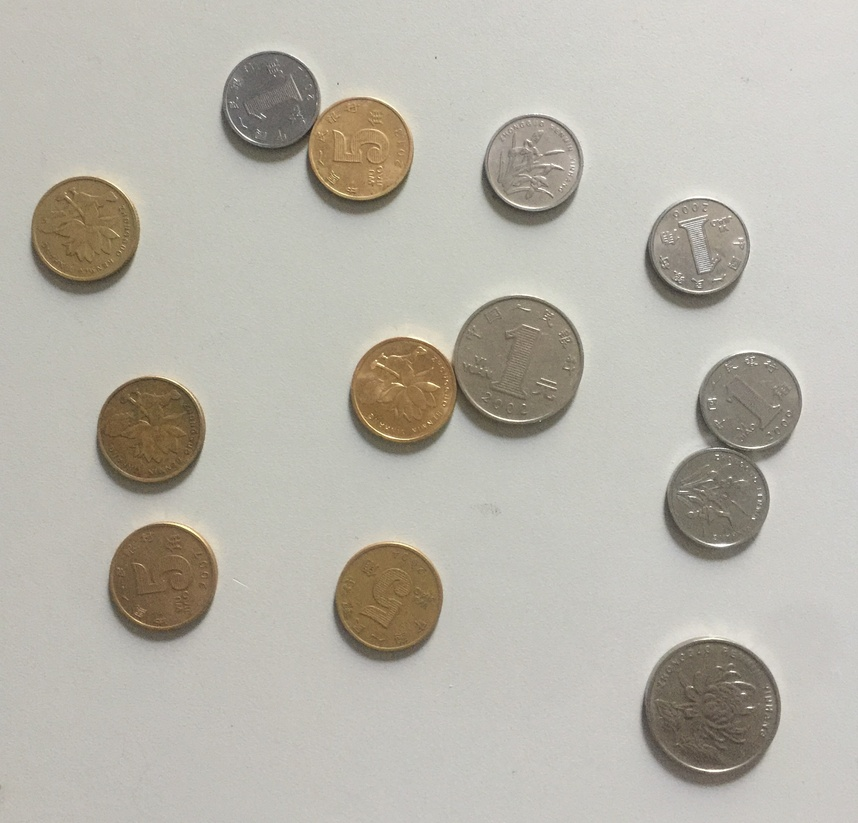
#> input picture Fourth-experiment/coin.jpg, 858 x 823 px, shrunk from 2417 x 2318 before the run
$ python '任务一.py'
#> lines starting #> are read from the running program, lines starting #| are printed output that depends on the picture; after the words box and inside, x2 and y2 are one past the last pixel; in counts of white or black regions, pixels touching at a corner belong together
import cv2
import numpy as np
import matplotlib.pyplot as plt
#读取图像
img = cv2.imread('coin.jpg')
#> img is the input picture: shape (823, 858, 3); mean B, G, R 171.9, 181.4, 184.9
#转换为灰度图
gray = cv2.cvtColor(img, cv2.COLOR_BGR2GRAY)
img = cv2.cvtColor(img,cv2.COLOR_BGR2RGB)
ishow = img.copy()
#二值化
ret,thresh = cv2.threshold(gray,0,255,cv2.THRESH_BINARY_INV+cv2.THRESH_OTSU)
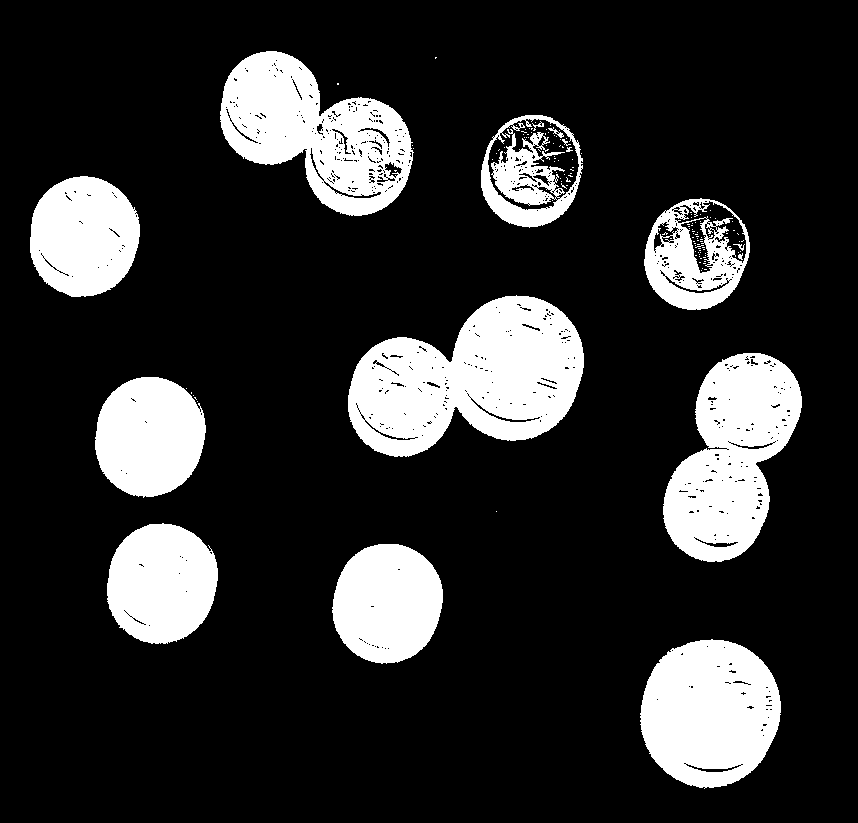
#> thresh: shape (823, 858); 18.5% white; 137 white regions (121 under 20 px), largest, box (x1, y1, x2, y2) and area: (348, 295, 584, 457) 24715, (663, 353, 802, 562) 17821, (220, 51, 414, 216) 17751
#> ret = 154
#确定背景区域
kernel = np.ones((3,3),np.uint8)
opening = cv2.morphologyEx(thresh,cv2.MORPH_OPEN,kernel,iterations=3)
#> opening: shape (823, 858); 17.1% white; 22 white regions, largest, box (x1, y1, x2, y2) and area: (348, 296, 584, 456) 23985, (663, 354, 802, 562) 17122, (641, 640, 781, 787) 16028
sure_bg = cv2.dilate(opening,kernel,iterations=3)
#> sure_bg: shape (823, 858); 20.5% white; 12 white regions, largest, box (x1, y1, x2, y2) and area: (345, 293, 587, 459) 28008, (660, 351, 805, 565) 20499, (218, 48, 414, 219) 19768
dist_transform = cv2.distanceTransform(opening,cv2.DIST_L2,5)
ret,sure_fg = cv2.threshold(dist_transform,0.7*dist_transform.max(),255,0)
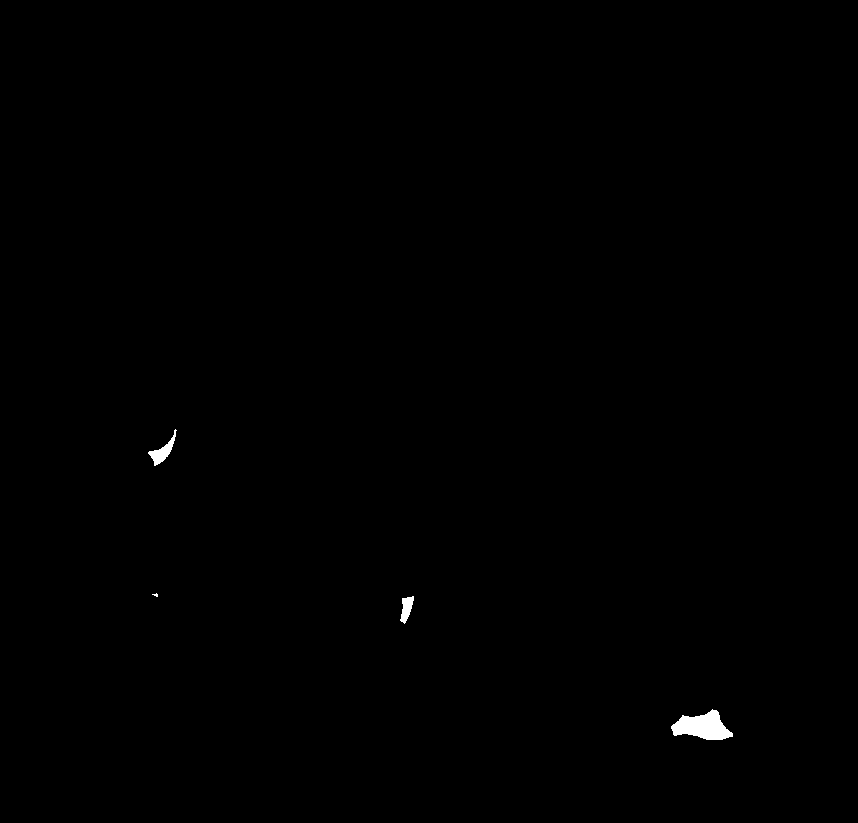
#> sure_fg: shape (823, 858) float32; 0.25% white; 4 white regions (1 under 20 px), largest, box (x1, y1, x2, y2) and area: (671, 709, 733, 740) 1162, (148, 429, 177, 466) 327, (400, 596, 414, 624) 229
#> ret = 29.51
sure_fg = np.uint8(sure_fg)
#未知区域
unknown = cv2.subtract(sure_bg,sure_fg)
ret,markers = cv2.connectedComponents(sure_fg)
#> markers: shape (823, 858) int32; 5 distinct labels, from 0 to 4
#> ret = 5
markers = markers+1
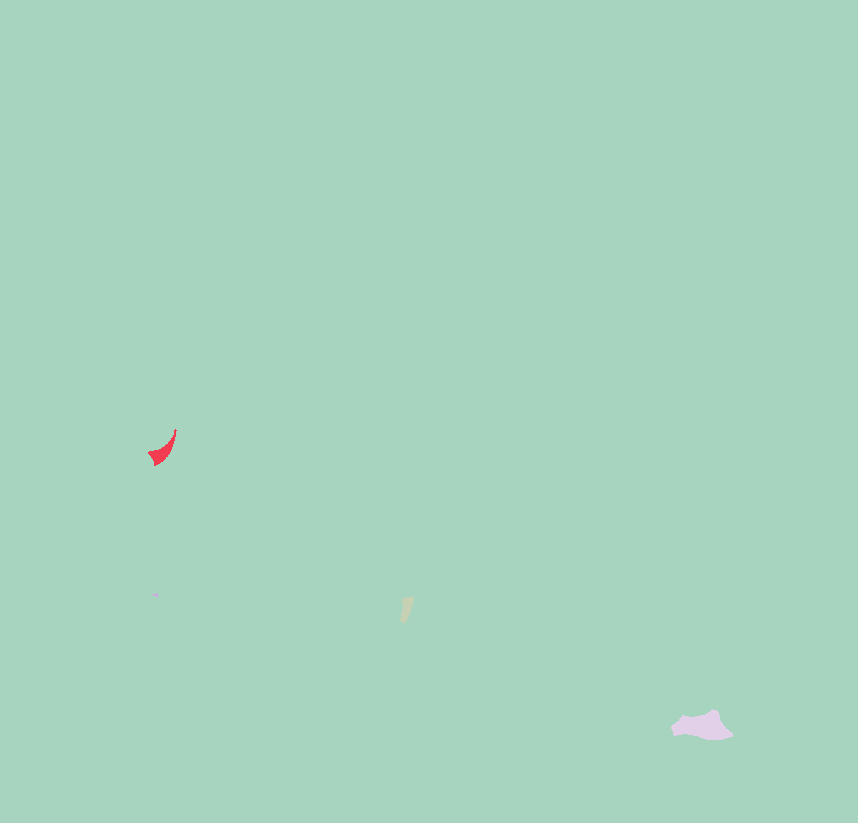
#> markers: shape (823, 858) int32; 5 distinct labels, from 1 to 5; one colour per label, 0 black
markers[unknown==255] = 0
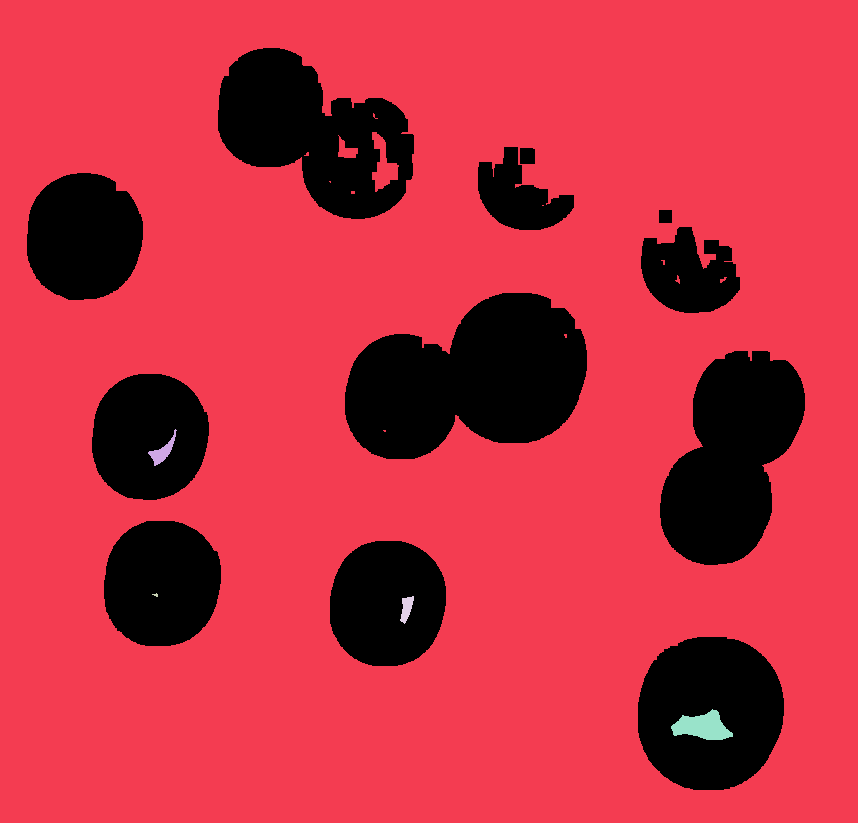
#> markers: shape (823, 858) int32; 6 distinct labels, from 0 to 5; one colour per label, 0 black
markers = cv2.watershed(img,markers)
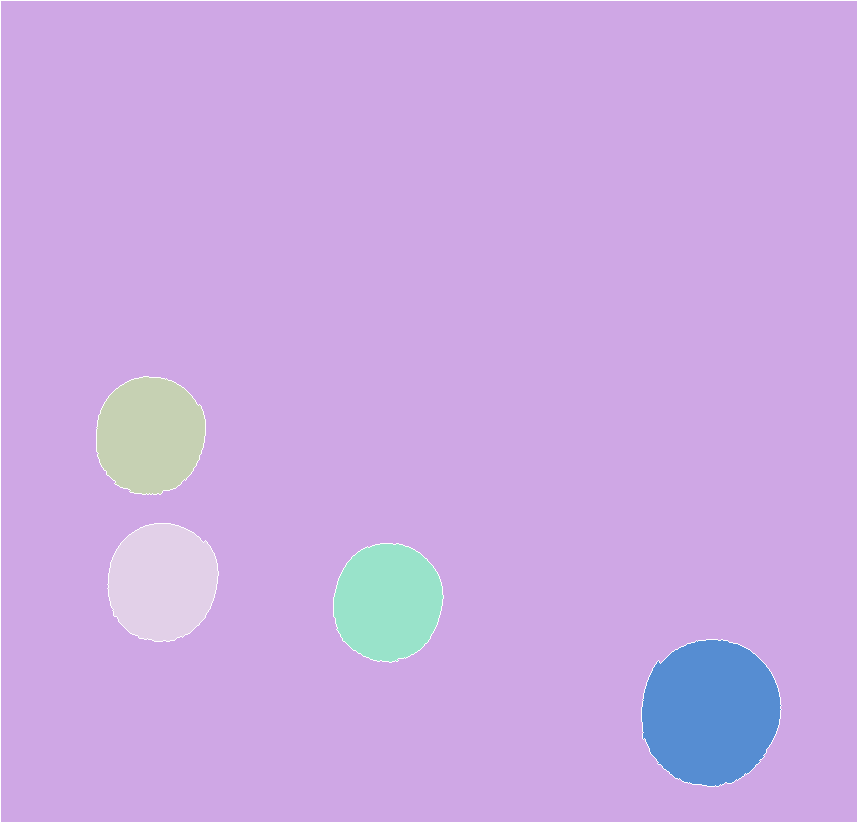
#> markers: shape (823, 858) int32; 6 distinct labels, from -1 to 5; one colour per label, 0 black, -1 white
img[markers == -1] = [255,0,0]
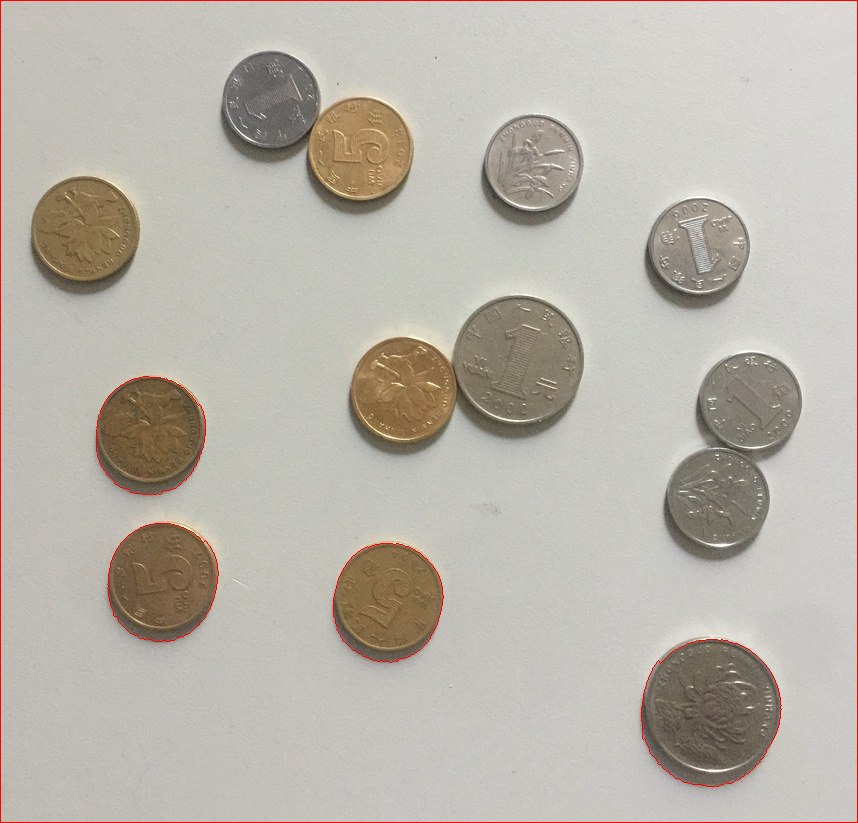
#> img: shape (823, 858, 3); mean R, G, B 185.4, 180.2, 170.7
#显示二值图像
cv2.imshow('thresh',thresh)
#显示背景区域
cv2.imshow('sure_bg',sure_bg)
#显示前景区域
cv2.imshow('sure_fg',sure_fg)
#显示未知区域
cv2.imshow('unknown',unknown)
#显示分割结果
cv2.imshow('result',img)
cv2.waitKey()
cv2.destroyAllWindows()
